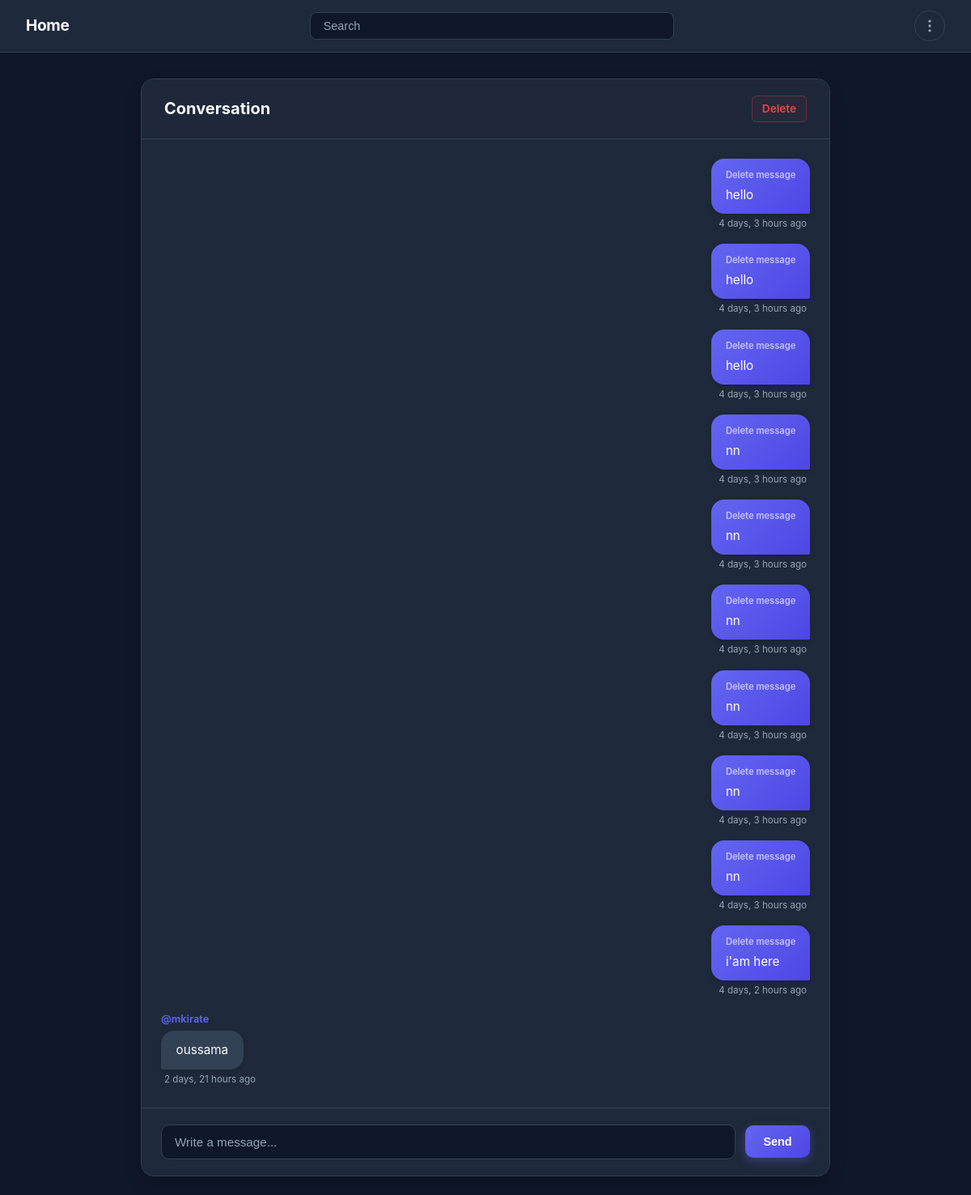
Page /conversation/conversation/1 (signed in) on the committed database.
### conversation/models.py (models this page shows, shortened)
class ConversationMessage(models.Model):
    owner = models.ForeignKey(User, on_delete=models.CASCADE)
    room = models.ForeignKey(ConversationRoom, on_delete=models.CASCADE, related_name="message")
    body = models.TextField()
    created_at = models.DateTimeField(auto_now_add=True)

### accounts/models.py (models this page shows, shortened)
class User(AbstractUser):
    image = models.ImageField(null=True, blank=True)
    email = models.EmailField(unique=True)
    about = models.TextField(null=True, blank=True)

### conversation/views.py (the view, shortened to what this page needs)
# urls.py: path('conversation/<str:pk>', views.conversation_page, name='conversation'),
@login_required(login_url='login')
def conversation_page(request, pk):
    room = ConversationRoom.objects.get(id=pk)
    messages = room.message.all()
    context = {'messages': messages, 'conversation_room': room}
    return render(request, 'chat.html', context)

### conversation/templates/chat.html (shortened to what this page needs)
{% extends 'main.html' %}
{% load static %}
{% block extra_css %}
<link rel="stylesheet" href="{% static 'conversation/chat.css' %}">
{% endblock %}
{% block content %}
<div class="chat-container">
    <div class="chat-card">
        <header class="chat-header">
            <h1>Conversation</h1>
            <a href="{% url 'delete-conversation' conversation_room.id %}">Delete</a>
        </header>
        <div class="message-stream" id="messageStream">
            {% for message in messages %}
                {% if message.owner == request.user %}
                    <div class="message-wrapper sent">
                        <div class="message-bubble">
                            <a href="{% url 'delete-conversation-message' message.id %}" class="delete-msg-link">
                                Delete message
                            </a>
                            <span>{{ message.body }}</span>
                        </div>
                        <span class="message-time">{{ message.created_at|timesince }} ago</span>
                    </div>
                {% else %}
                    <div class="message-wrapper received">
                        <span class="message-author">
                            <a href="{% url 'profile' message.owner.id %}">@{{ message.owner.username }}</a>
                        </span>
                        <div class="message-bubble">
                            {{ message.body }}
                        </div>
                        <span class="message-time">{{ message.created_at|timesince }} ago</span>
                    </div>
                {% endif %}
            {% empty %}
                <p class="empty-chat">No messages yet. Start the conversation!</p>
            {% endfor %}
        </div>
        <form method="POST" class="chat-input-form">
            <input
                type="text"
                name="body"
                placeholder="Write a message..."
                required
                autocomplete="off"
            >
            <button type="submit" class="btn-send">
                Send
            </button>
        </form>
    </div>
</div>
{% endblock %}

### conversation/static/conversation/chat.css (style rules this page uses)
:root { --bg-main: #0f172a; --bg-card: #1e293b; --bg-hover: #334155; --accent: #6366f1; --accent-hover: #4f46e5; --accent-glow: rgba(99, 102, 241, 0.35); --danger: #ef4444; --text-main: #f8fafc; --text-muted: #94a3b8; --border-color: #334155; }
.chat-container { max-width: 900px; margin: 2rem auto; padding: 0 1.5rem; height: calc(100vh - 120px); display: flex; flex-direction: column; box-sizing: border-box; }
.chat-card { background-color: var(--bg-card); border: 1px solid var(--border-color); border-radius: 16px; display: flex; flex-direction: column; height: 100%; box-shadow: 0 10px 25px -5px rgba(0, 0, 0, 0.3); overflow: hidden; }
.chat-header { padding: 1.25rem 1.75rem; background-color: rgba(30, 41, 59, 0.8); border-bottom: 1px solid var(--border-color); display: flex; align-items: center; justify-content: space-between; backdrop-filter: blur(8px); }
.chat-header h1 { font-size: 1.25rem; font-weight: 700; color: var(--text-main); margin: 0; }
.chat-header a { color: var(--danger); font-size: 0.85rem; font-weight: 600; text-decoration: none; padding: 0.35rem 0.75rem; border-radius: 6px; border: 1px solid rgba(239, 68, 68, 0.3); background-color: rgba(239, 68, 68, 0.05); transition: all 0.2s ease; }
.message-stream { flex: 1; padding: 1.5rem; overflow-y: auto; display: flex; flex-direction: column; gap: 1rem; scroll-behavior: smooth; }
.message-wrapper { display: flex; flex-direction: column; max-width: 68%; gap: 0.25rem; }
.message-wrapper.sent { align-self: flex-end; align-items: flex-end; }
.message-wrapper.received { align-self: flex-start; align-items: flex-start; }
.message-author { font-size: 0.8rem; margin-bottom: 0.1rem; }
.message-author a { color: var(--accent); text-decoration: none; font-weight: 600; }
.message-bubble { padding: 0.75rem 1.1rem; font-size: 0.95rem; line-height: 1.45; word-break: break-word; box-shadow: 0 2px 6px rgba(0, 0, 0, 0.15); display: flex; flex-direction: column; }
.message-wrapper.sent .message-bubble { background: linear-gradient(135deg, var(--accent), var(--accent-hover)); color: #ffffff; border-radius: 16px 16px 2px 16px; gap: 0.35rem; }
.message-wrapper.received .message-bubble { background-color: var(--bg-hover); color: var(--text-main); border: 1px solid var(--border-color); border-radius: 16px 16px 16px 2px; }
.delete-msg-link { align-self: flex-end; color: rgba(255, 255, 255, 0.65); font-size: 0.7rem; font-weight: 600; text-decoration: none; transition: color 0.15s ease; }
.message-time { font-size: 0.725rem; color: var(--text-muted); padding: 0 0.25rem; }
.chat-input-form { padding: 1.25rem 1.5rem; background-color: var(--bg-card); border-top: 1px solid var(--border-color); display: flex; gap: 0.75rem; align-items: center; }
.chat-input-form input[type="text"] { flex: 1; background-color: var(--bg-main); border: 1px solid var(--border-color); border-radius: 10px; padding: 0.75rem 1rem; color: var(--text-main); font-size: 0.95rem; outline: none; transition: border-color 0.2s ease, box-shadow 0.2s ease; }
.chat-input-form input[type="text"]::placeholder { color: var(--text-muted); }
.btn-send { background: linear-gradient(135deg, var(--accent), var(--accent-hover)); color: #ffffff; border: none; border-radius: 10px; padding: 0.75rem 1.4rem; font-size: 0.9rem; font-weight: 600; cursor: pointer; box-shadow: 0 4px 12px var(--accent-glow); transition: transform 0.15s ease, opacity 0.15s ease; }
* { scrollbar-width: thin; scrollbar-color: var(--border-color) var(--bg-main); }

### templates/main.html (style rules this page uses)
:root { --bg-main: #0f172a; --bg-card: #1e293b; --bg-hover: #334155; --accent: #6366f1; --accent-hover: #4f46e5; --danger: #ef4444; --text-main: #f8fafc; --text-muted: #94a3b8; --border-color: #334155; }
* { box-sizing: border-box; margin: 0; padding: 0; }
body { font-family: -apple-system, BlinkMacSystemFont, "Segoe UI", Roboto, Oxygen, Ubuntu, Cantarell, sans-serif; background-color: var(--bg-main); color: var(--text-main); min-height: 100vh; line-height: 1.5; }

### rows in the picture
ConversationMessage: body "hello", created_at "4 days, 3 hours"
ConversationMessage: body "hello", created_at "4 days, 3 hours"
ConversationMessage: body "hello", created_at "4 days, 3 hours"
ConversationMessage: body "nn", created_at "4 days, 3 hours"
ConversationMessage: body "nn", created_at "4 days, 3 hours"
ConversationMessage: body "nn", created_at "4 days, 3 hours"
ConversationMessage: body "nn", created_at "4 days, 3 hours"
ConversationMessage: body "nn", created_at "4 days, 3 hours"
ConversationMessage: body "nn", created_at "4 days, 3 hours"
ConversationMessage: body "i'am here", created_at "4 days, 2 hours"
ConversationMessage: owner.username "mkirate", body "oussama", created_at "2 days, 21 hours"
